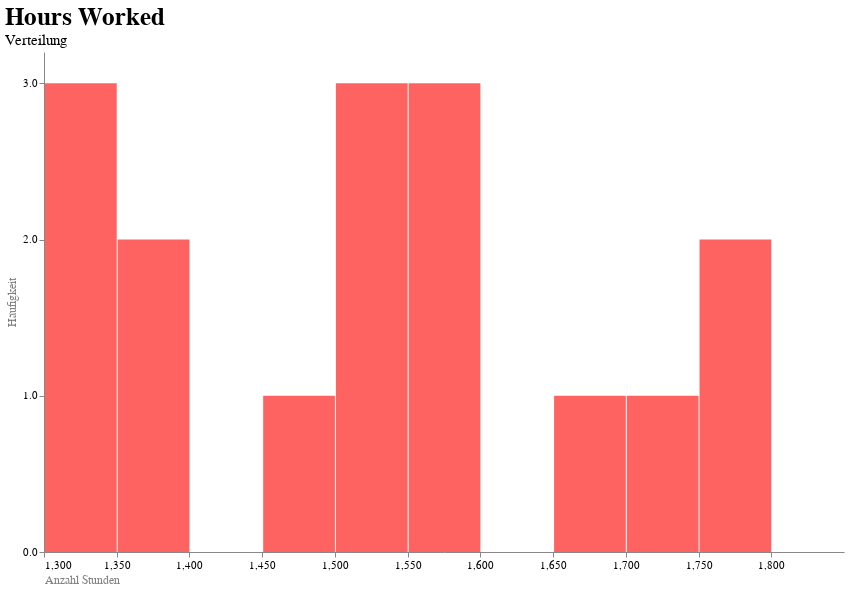

Write notebook code for a chart like this one.
### Markdown cell above
### Histogramm

### Code cell
histplot = alt.Chart(df_selectedlocations).mark_bar().encode(
    x=alt.X('VALUE', bin=True, scale=alt.Scale(domain=(1300,1850))).axis(
        title='Anzahl Stunden',
        titleAnchor='start',
        labelAngle= -0),
    y=alt.Y('count()', scale=alt.Scale(bins=[0,1,2,3],domain=(0,3.2))).axis(
        title='Häufigkeit',
        titleAnchor='middle',
        grid= False),
        color= alt.value('#ff6361')
    ).properties(
        width=800,
        height=500,
        title=alt.Title(
        "Hours Worked",
        subtitle="Verteilung"
        )
    )

histplot_final= alt.layer(histplot).configure_view(
    strokeWidth=0
).configure_title(
    fontSize=25,
    subtitleFontSize= 15,
    anchor='start',
    fontWeight='bold',
).configure_axis(
    labelFontSize = 11,
    titleFontSize = 12,
    titleFontWeight= 'normal',
    titleColor='grey',
).configure_text(
    fontWeight='bold',
    fontSize = 12,
)

histplot_final

### Figure 1 — Vega-Lite specification as saved in the notebook (floating-point values rounded to 4 significant figures)
{"config": {"view": {"continuousWidth": 300, "continuousHeight": 300, "strokeWidth": 0}, "axis": {"labelFontSize": 11, "titleColor": "grey", "titleFontSize": 12, "titleFontWeight": "normal"}, "text": {"fontSize": 12, "fontWeight": "bold"}, "title": {"anchor": "start", "fontSize": 25, "fontWeight": "bold", "subtitleFontSize": 15}}, "layer": [{"mark": {"type": "bar"}, "encoding": {"color": {"value": "#ff6361"}, "x": {"axis": {"title": "Anzahl Stunden", "titleAnchor": "start", "labelAngle": 0}, "bin": true, "field": "VALUE", "scale": {"domain": [1300, 1850]}, "type": "quantitative"}, "y": {"aggregate": "count", "axis": {"title": "Häufigkeit", "titleAnchor": "middle", "grid": false}, "scale": {"bins": [0, 1, 2, 3], "domain": [0, 3.2]}, "type": "quantitative"}}, "title": {"text": "Hours Worked", "subtitle": "Verteilung"}}], "data": {"name": "data-6095557a56f44f914014977e50b81c65"}, "height": 500, "width": 800, "$schema": "https://vega.github.io/schema/vega-lite/v5.15.1.json", "datasets": {"data-6095557a56f44f914014977e50b81c65": [{"LOCATION": "Germany", "SUBJECT": "TOT", "MEASURE": "HR_WKD", "TIME": 2019, "VALUE": 1372}, {"LOCATION": "Germany", "SUBJECT": "TOT", "MEASURE": "HR_WKD", "TIME": 2020, "VALUE": 1319}, {"LOCATION": "Germany", "SUBJECT": "TOT", "MEASURE": "HR_WKD", "TIME": 2021, "VALUE": 1340}, {"LOCATION": "Germany", "SUBJECT": "TOT", "MEASURE": "HR_WKD", "TIME": 2022, "VALUE": 1340}, {"LOCATION": "United Kingdom", "SUBJECT": "TOT", "MEASURE": "HR_WKD", "TIME": 2019, "VALUE": 1537}, {"LOCATION": "United Kingdom", "SUBJECT": "TOT", "MEASURE": "HR_WKD", "TIME": 2020, "VALUE": 1364}, {"LOCATION": "United Kingdom", "SUBJECT": "TOT", "MEASURE": "HR_WKD", "TIME": 2021, "VALUE": 1498}, {"LOCATION": "United Kingdom", "SUBJECT": "TOT", "MEASURE": "HR_WKD", "TIME": 2022, "VALUE": 1531}, {"LOCATION": "OECD", "SUBJECT": "TOT", "MEASURE": "HR_WKD", "TIME": 2019, "VALUE": 1766}, {"LOCATION": "OECD", "SUBJECT": "TOT", "MEASURE": "HR_WKD", "TIME": 2020, "VALUE": 1687}, {"LOCATION": "OECD", "SUBJECT": "TOT", "MEASURE": "HR_WKD", "TIME": 2021, "VALUE": 1744}, {"LOCATION": "OECD", "SUBJECT": "TOT", "MEASURE": "HR_WKD", "TIME": 2022, "VALUE": 1751}, {"LOCATION": "European Union", "SUBJECT": "TOT", "MEASURE": "HR_WKD", "TIME": 2019, "VALUE": 1592}, {"LOCATION": "European Union", "SUBJECT": "TOT", "MEASURE": "HR_WKD", "TIME": 2020, "VALUE": 1505}, {"LOCATION": "European Union", "SUBJECT": "TOT", "MEASURE": "HR_WKD", "TIME": 2021, "VALUE": 1560}, {"LOCATION": "European Union", "SUBJECT": "TOT", "MEASURE": "HR_WKD", "TIME": 2022, "VALUE": 1570}]}}
